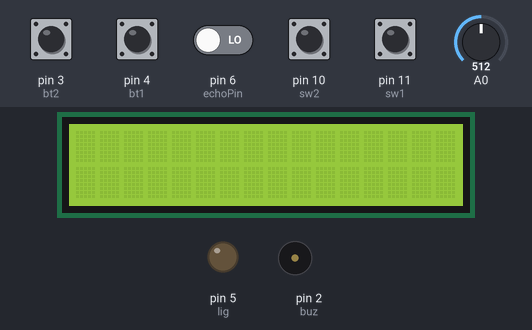
The sketch below on a simulated Arduino Uno, built with avr-gcc and run on an emulated ATmega328P. On the bench: 16×2 character LCD, output pins drawn as LEDs (lit = HIGH), buzzer (waves = sounding, pin HIGH). The test bench sets the inputs (shaded band); at power-on: pin 3 (bt2), pin 4 (bt1) HIGH, pin 6 (echoPin), pin 10 (sw2), pin 11 (sw1) LOW, A0 = 512. Pins used as bus, display or sensor lines are not drawn; what the sketch prints to the serial monitor is not drawn.

Above: at 0.8 s.
0.9 s: pin 10 (sw2) pulled HIGH for 1 s
At 4.7 s:
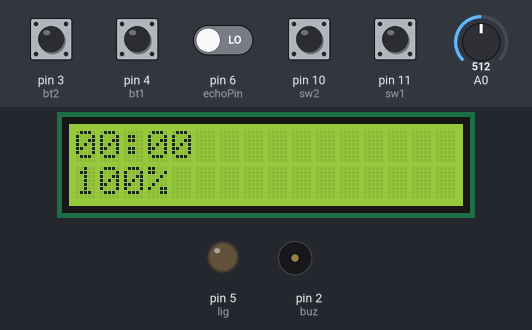
4.9 s: A0 set to 486
At 9.1 s:
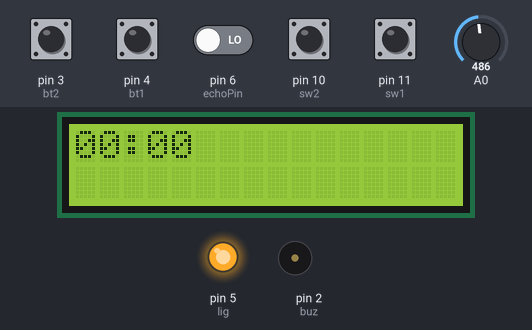
At 10.5 s:
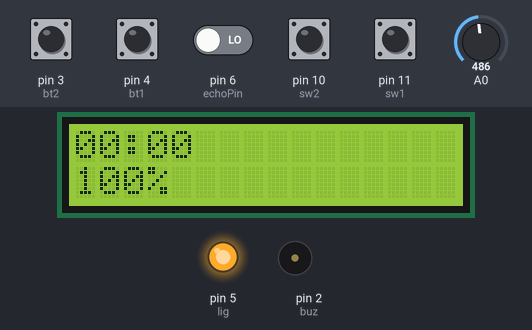
10.8 s: A0 set to 490
Timing chart, 0 to 13.8 s (numbered marks = the images above; inputs shaded):
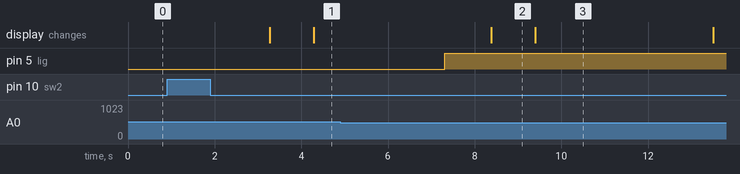

Measured:
- the behaviour switches between 501 and 500 on A0 (found by bisection; images 1 and 2)
- after the input at 4.9 s, pin 5 (lig): LOW → HIGH after 2.4 s
- what the display in image 2 shows lasts 1.0 s, from 8.4 s to 9.4 s

The sketch:

20194577candle.ino
```cpp
//캔들바닥과 초음파 사이의 거리 13.5cm. 캔들은 10cm로 잡고 캔들이 1cm남으면 교체시기.

//lcd를 제어하기 위한 라이브러리
#include <LiquidCrystal_I2C.h>
#include <Wire.h>

int trigPin = 7;  //센서1 출력 핀번호
int echoPin = 6;  //센서1 입력 핀번호
int bt1 = 4;  //기본 on/off 슬라이드버튼1 입력 핀번호
int bt2 = 3;  //조도센서 이용한 on/off 슬라이드버튼2 입력  핀번호
int buz = 2;  //부저 출력 핀번호
int lig = 5;  //전구 핀번호
int ch = 0; //부저소리가 났는지에 관한 변수(0이 안난거)
unsigned long past = 0; //과거 시간 저장 변수
unsigned long now = 0;  //현재 시간 저장 변수
int count = 0; //과거시간을 1번만 저장하기위한 변수
LiquidCrystal_I2C lcd(0x27, 16, 2);  //lcd 주소 저장
int sw1 = 11; //숫자 바꾸기 위한 버튼
int sw2 = 10; //커서 넘기기 위한 버튼
int time = 0; //시간 설정 변수
unsigned long pasttime = 0; //시계용 과거 시간 변수
unsigned long timexx = 0; //시간 차이 없애기위해
int ok = 0; //시간을 제대로 설정했는지 알수있는 변수
int a = 0;  //시계 첫번째 자리
int b = 0;  //시계 두번째 자리
int c = 0;  //시계 세번째 자리
int d = 0;  //시계 네번째 자리

void setup() {
  Serial.begin(9600); //시리얼 속도 설정

  lcd.init();  //lcd 초기화
  lcd.backlight();  //lcd 백라이트 킴

  for(int i=0;i<4;i++){ //처음 시간 정하는부분. 4자리 숫자를 입력받음
    time = 0;
    ok=0;
    while(ok==0){
      if(i==0){
        lcd.print(time);
        lcd.print("0:00");
        lcd.setCursor(i,0);
        lcd.cursor();
      }
      else if(i==1){
        lcd.setCursor(0,0);
        lcd.print(a);
        lcd.print(time);
        lcd.print(":00");
        lcd.setCursor(i,0);
        lcd.cursor();
      }
      else if(i==2){
        lcd.setCursor(0,0);
        lcd.print(a);
        lcd.print(b);
        lcd.print(":");
        lcd.print(time);
        lcd.print(0);
        lcd.setCursor(i+1,0);
        lcd.cursor();
      }
      else if(i==3){
        lcd.setCursor(0,0);
        lcd.print(a);
        lcd.print(b);
        lcd.print(":");
        lcd.print(c);
        lcd.print(time);
        lcd.setCursor(i+1,0);
        lcd.cursor();
      }
      lcd.noCursor();
      if(digitalRead(sw1)==HIGH){ //버튼1을 누르면 숫자가 올라감
        if(time<9)
          time++;
        else
          time=0;
        lcd.init();
      }
      else if(digitalRead(sw2)==HIGH){  //버튼2를 누르면 커서가 넘어감
        if(i==0)
          a=time;
        else if(i==1)
          b=time;
        else if(i==2)
          c=time;
        else if(i==3)
          d=time;
        lcd.init();
        ok=1;
      }
    }
  }

  pinMode(sw1, INPUT);  //스위치1 입력 저항
  pinMode(sw2, INPUT);  //스위치2 입력 저항

  pinMode(trigPin, OUTPUT); //초음파센서
  pinMode(echoPin, INPUT);

  pinMode(lig, OUTPUT); //led 핀모드 설정
  analogWrite(lig, LOW); //처음시작할때 전구 꺼져있게 설정

  pinMode(bt1, INPUT_PULLUP);  //슬라이드버튼1 디지털 핀 입력모드 설정
  pinMode(bt2, INPUT_PULLUP);  //슬라이드버튼2 디지털 핀 입력모드 설정

  pinMode(buz, OUTPUT); //부저 출력 설정

  pasttime=millis();  //시간을 저장한 시간을 과거시간으로 정함
}

float dis(){  //초음파센서 거리 함수
  float duration, distance; //초음파센서 거리
  digitalWrite(trigPin, HIGH);
  delay(10);
  digitalWrite(trigPin, LOW);
  duration = pulseIn(echoPin, HIGH);
  distance = ((float)(340 * duration)/10000)/2;
  return distance;
}

float blight(){ //조도센서 조도 함수
  float bn=analogRead(A0);  //조도 저장 변수
  return bn;
}

void sound(){ //캔들 잔여량 적을때 나는 소리
  tone(buz, 1319, 250);
  delay(250);
  tone(buz, 1109, 250);
  delay(250);
  tone(buz, 988, 250);
  delay(600);
  tone(buz, 880, 250);
  delay(250);
  tone(buz, 740, 250);
  delay(250);
  tone(buz, 622, 250);
  delay(600);
  tone(buz, 784, 250);
  delay(250);
  tone(buz, 659, 250);
  delay(250);
  tone(buz, 554, 250 );
  delay(600);
  tone(buz, 659, 1000);
  delay(1000);
}

int candle(){ //캔들 잔여량 수치화(1 단위로 0~100)
  int can = (13-dis())*10;
  if(can<0)
    can=0;
  else if(can>100)
    can=100;
  return can;
}

void ledon(){ // 잔여량에따라 전구 키는 함수
  analogWrite(lig, 155+candle());
}

void ledoff(){  //전구 끄는 함수
  analogWrite(lig, LOW);
}

void lcdcan(){  //잔여량 lcd 두번째줄에 출력하는 함수
  lcd.setCursor(0,1);
  lcd.print(candle());
  lcd.print("%");
}

void prtime(){  //시간을 lcd 첫째줄에 출력하는 함수
  lcd.setCursor(0,0);
  lcd.print(a);
  lcd.print(b);
  lcd.print(":");
  lcd.print(c);
  lcd.print(d);
}

void loop(){
  //조도 출력
  Serial.print("\nBlightness:");
  Serial.print(blight());

  //센서1거리 출력
  Serial.print("\nDistance:");
  Serial.print(dis());
  Serial.print("\n");

  int bt1v = digitalRead(bt1);  //버튼1의 값
  int bt2v = digitalRead(bt2);  //버튼2의 값

  Serial.print(bt1v);
  Serial.print("\n");
  Serial.print(bt2v);

  if(bt2v == HIGH){ //조도센서 on/off 버튼이 켜져있으면 밝기에따라 켜짐
    if(blight()>500)  //밝기가 500이상이면 조명 꺼짐
      ledoff();
    else  //밝기가 500이하면 조명 켜짐
      ledon();
  }
  else{ //그게 아니라면 기본 on/off스위치 값대로 작동
    if(bt1v == LOW)
      ledoff();
    else
      ledon();
  }
  Serial.print(digitalRead(5));

  if(dis()>=14&&ch==0){ //캔들 잔여량이 적으면 부저소리남.(=초음파 거리가 10이상이면 소리남.)
    sound();
    ch = 1;

  }

  if(ch==1&&dis()<12){  //부저소리가 났었고, 캔들 잔여량이 3분동안 많으면 캔들을 교체했다고 인식. 따라서 그 캔들을 다쓰면 부저 다시 울림.
    now=millis();
    if(count==0){
      past=now;
      count=1;
    }
    if(now-past>=180000){ //1분이 60000. 즉 1초에 1000
      ch=0;
      count=0;
    }
  }

  now=millis();  //과거시간으로부터 1분이 지나면 분 숫자가 올라감
  timexx=now-pasttime;
  if(timexx>=60000){
    if(d<9)
      d=d+1;
    else{
      d=0;
      if(c<5)
        c=c+1;
      else{
        c=0;
        if(a<1){
          if(b<9)
            b=b+1;
          else
            a=a+1;
        }
        else{
          if(b<3)
            b=b+1;
          else{
            a=0;
            b=0;
          }
        }
      }
    }
    pasttime=now-(timexx-60000);
  }

  Serial.print(now);
  Serial.print("\n");
  Serial.print(pasttime);

  lcd.init();
  prtime();
  lcdcan();

  delay(1000);
}
```
